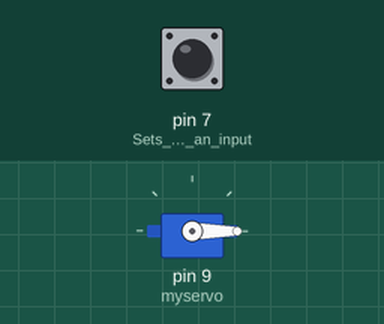
This sketch was run on a simulated Arduino Uno, built with avr-gcc and run on an emulated ATmega328P. Parts: servo. Inputs (shaded band) come from the test bench; at power-on: pin 7 (Sets_pin_7_to_be_an_input) LOW.

Above: at 1.2 s.
1.3 s: pin 7 (Sets_pin_7_to_be_an_input) pulled HIGH for 3.2 s
At 1.6 s:
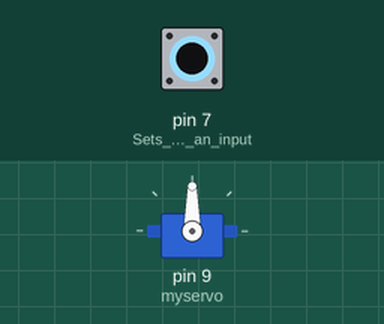
Timing chart, 0 to 6.8 s (numbered marks = the images above; inputs shaded):
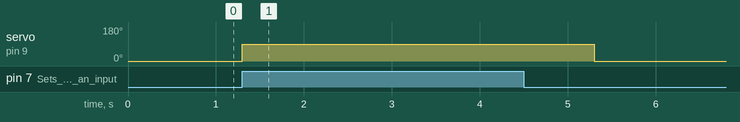

The sketch:

dispens.ino
```cpp
#include <Servo.h>
Servo myservo;
int val =0; //Our global bool variable
void setup() {
  myservo.attach(9); //pinMode but for servos, assigning 9 to be our servo output
  myservo.write(0); //Initalizing our current servo position to be at 0deg
  pinMode(7,INPUT);//Sets pin 7 to be an input, from the button
}

void loop() //Our while loop
{
    val = digitalRead(7); //digitalRead tells val to be a true or false bool
    if (val == true)// If and only if button is pressed, we turn the servo
    {
    myservo.write(90); //digitalWrite tells the servo to turn 90deg to open the hole
    delay(1000); //Wait for 1 second to dispense the rice
    myservo.write(0); //Return back to starting position to close the hole
    }
}

// Problem: Manually scooping rice multiple times is repetitive and inefficient.
// Solution: Open/close a servo-controlled container to let gravity dispense rice automatically.
// Note: Physical assembly wasn’t done due to mechanical constraints (container support + slider).
```

Measured:
- after the input at 1.3 s, servo on pin 9 (myservo): 0° → 90° at once, → 0° 4.0 s later
